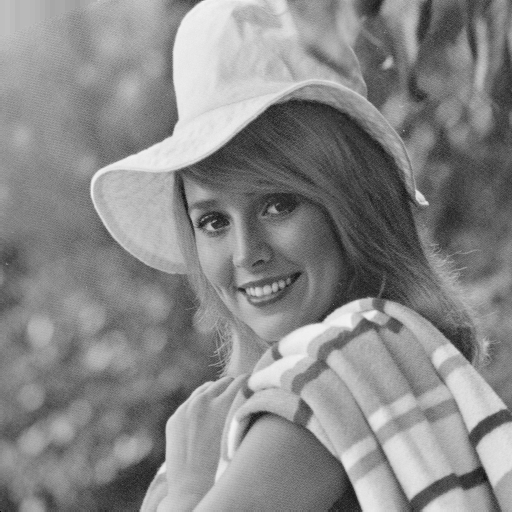
#> input picture 01 Image Fundamentals/img/Elaine.bmp, 512 x 512 px, found by its file name
$ python rotation.py
#> lines starting #> are read from the running program, lines starting #| are printed output that depends on the picture
import cv2 as cv
import numpy as np

path = r'.\img\Elaine.bmp'
window_name = 'result'

elaine = cv.imread(path)
#> elaine is the input picture: shape (512, 512, 3); min 0, max 243, mean 136.4


def rotate_coordinate(v,w,theta):
    x = int(v * np.cos(theta) - w * np.sin(theta))
    y = int(w * np.sin(theta) + v * np.cos(theta))

    return x,y


def rotate_image(image,angle):

    #rotation_matrix = np.array([[np.cos(angle), np.sin(angle), 0], [-1*np.sin(angle),np.cos(angle),0], [0,0,1]])

#> called with angle = 0.524
    rotation_matrix = np.array([[np.cos(angle), np.sin(angle)], [-1 * np.sin(angle), np.cos(angle)]])

    print(rotation_matrix.shape)

    width = np.size(image,0)
#> width = 512
    length = np.size(image,1)
#> length = 512


    #temp = np.ones((width + 1, length))

    #temp[:,:,-1] = image

    print(width)
#| 512
    print(length)
#| 512

    temp = np.empty_like(image)

    # cnt = 0

    for i in range(length):
        for j in range(width):
            x,y = rotate_coordinate(i,j,angle)
            #print(temp[x,y])
            #print(image[i,j])
            # cnt = cnt + 1
            if(x > 0 and y > 0 and x < length and y < width ):
                temp[x, y] = image[i, j]
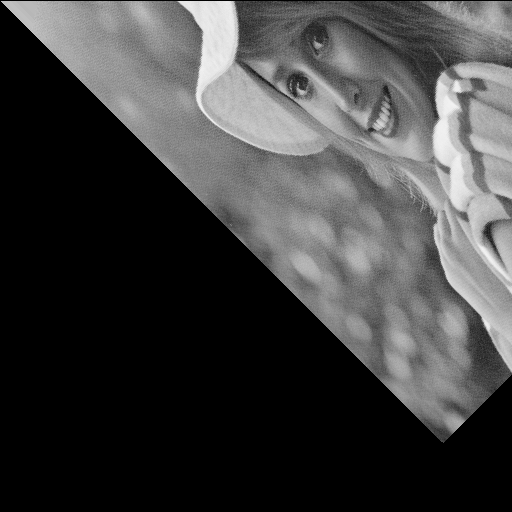
#> temp: shape (512, 512, 3); min 0, max 243, mean 64.6

            #temp[i,j] = np.dot([i,j],rotation_matrix)
    # print(cnt)
    return temp

rot = rotate_image(elaine, np.pi/6)

new_path = r'.\img'
cv.imwrite('rotated.bmp',rot)

cv.imshow(window_name,rot)
cv.waitKey(0)
